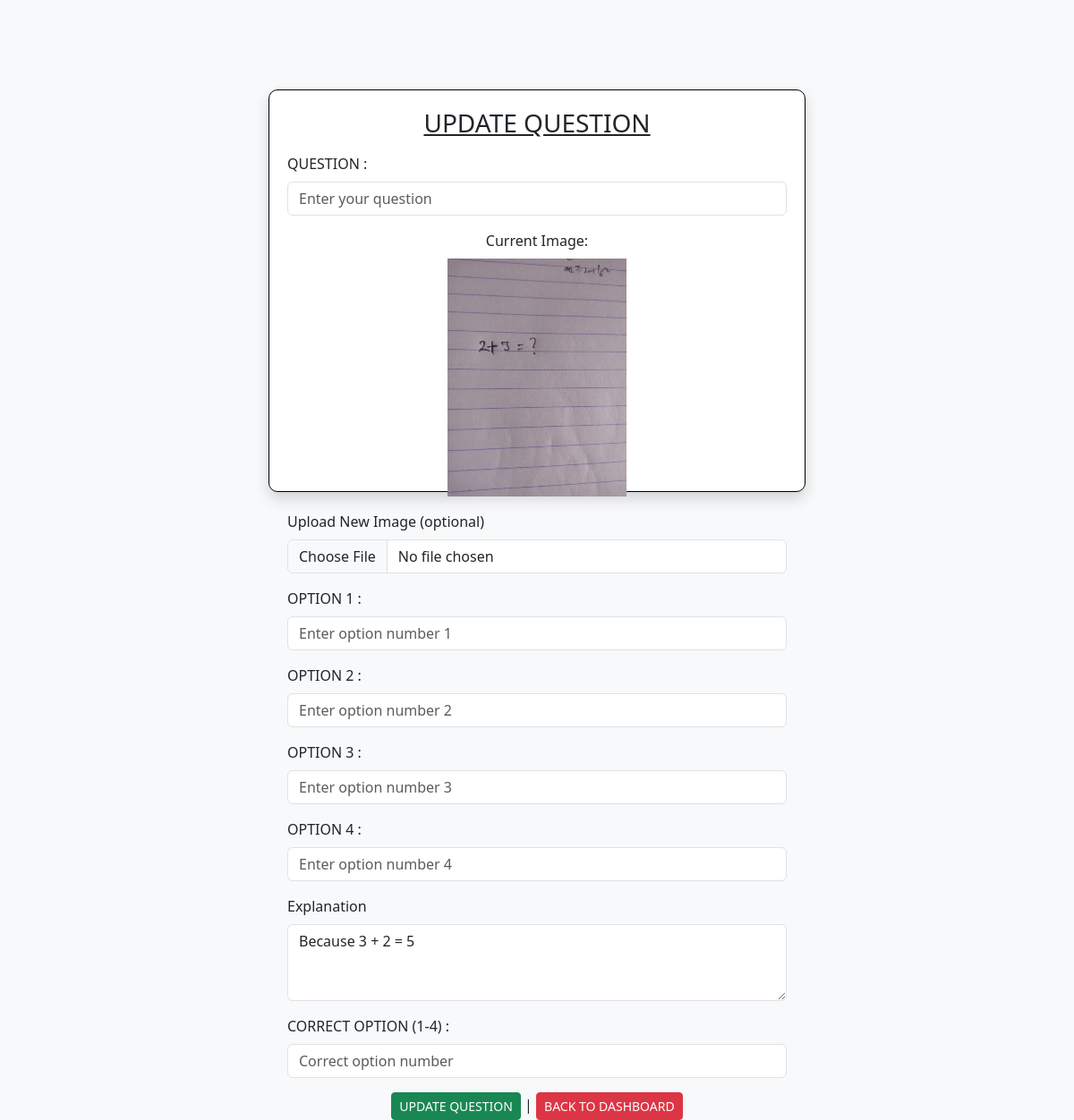
The page /edit/question/1 (signed in) on the database as committed earlier.
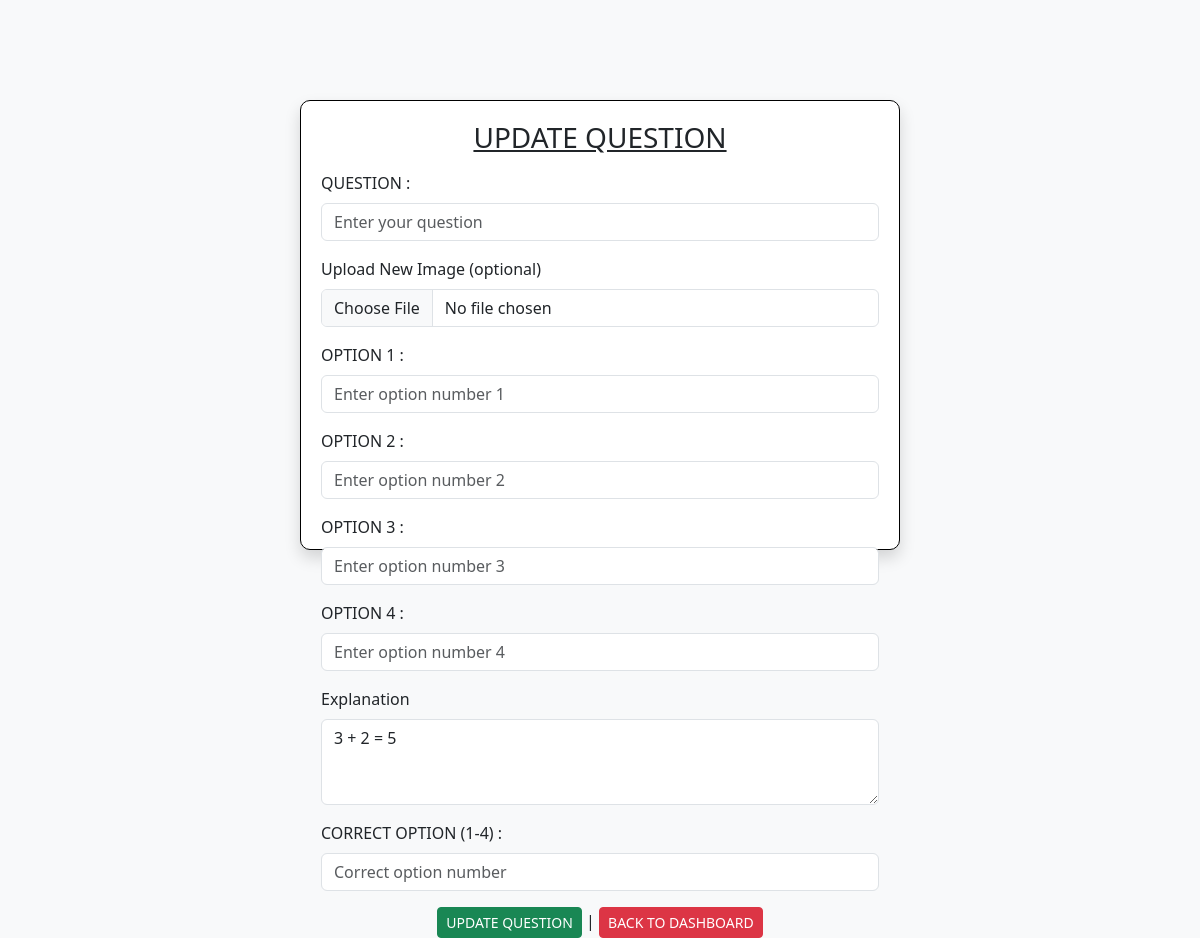
The same page on the database as committed later.
### app.py (models this page shows)
class Question(db.Model):
    id = db.Column(db.Integer, primary_key=True)
    quiz_id = db.Column(db.Integer, db.ForeignKey('quiz.id'), nullable=False)
    chapter_id = db.Column(db.Integer, db.ForeignKey('chapter.id'), nullable=False)
    question_statement = db.Column(db.Text, nullable=True)
    question_image = db.Column(db.String(200), nullable=True)
    option_1 = db.Column(db.String(200), nullable=False)
    option_2 = db.Column(db.String(200), nullable=False)
    option_3 = db.Column(db.String(200), nullable=False)
    option_4 = db.Column(db.String(200), nullable=False)
    correct_option = db.Column(db.Integer, nullable=False)
    explanation = db.Column(db.Text, nullable=True)
    created_at = db.Column(db.DateTime, default=datetime.utcnow)
    quiz = db.relationship('Quiz', backref='questions')
    chapter = db.relationship('Chapter', backref='questions')

### app.py (the view, shortened to what this page needs)
@app.route("/edit/question/<int:question_id>", methods=["GET", "POST"])
@admin_required
def edit_question(question_id):
    question = Question.query.get_or_404(question_id)
    return render_template("edit_question.html", question=question)

### app.py (called while the page is built)
def admin_required(f):
    @wraps(f)
    def decorated_function(*args, **kwargs):
        if 'admin_id' not in session:
            flash('Admin access required.', 'danger')
            return redirect(url_for('admin_login'))
        return f(*args, **kwargs)
    return decorated_function

### templates/edit_question.html (shortened to what this page needs)
<!DOCTYPE html>
<html lang="en">
<head>
    <link href="https://cdn.jsdelivr.net/npm/bootstrap@5.3.0/dist/css/bootstrap.min.css" rel="stylesheet">
    <link href="/static/style.css" rel="stylesheet">
</head>
<body class="d-flex justify-content-center align-items-center vh-100 bg-light">
    <div id="form-body" class="shadow">
        <div class="text-center mb-3">
            <h3><u>UPDATE QUESTION</u></h3>
        </div>
        <form method="POST" enctype="multipart/form-data">
            <div class="mb-3">
                <label for="form-control1" class="form-label">QUESTION :</label>
                <input type="text" id="form-control1" name="quiz_name" class="form-control" placeholder="Enter your question" required>
            </div>
            {% if question.question_image %}
            <div class="mb-3 text-center">
                <label class="form-label">Current Image:</label><br>
                <img src="{{ url_for('static', filename='uploads/' + question.question_image) }}" width="200" class="img-fluid">
            </div>
            {% endif %}
            <div class="mb-3">
                <label class="form-label">Upload New Image (optional)</label>
                <input type="file" class="form-control" name="question_image" accept="image/*">
            </div>
            <div class="mb-3">
                <label class="form-label">OPTION 1 :</label>
                <input type="text" class="form-control" name="option_1" placeholder="Enter option number 1" required>
            </div>
            <div class="mb-3">
                <label class="form-label">OPTION 2 :</label>
                <input type="text" class="form-control" name="option_2" placeholder="Enter option number 2" required>
            </div>
            <div class="mb-3">
                <label class="form-label">OPTION 3 :</label>
                <input type="text" class="form-control" name="option_3" placeholder="Enter option number 3" required>
            </div>
            <div class="mb-3">
                <label class="form-label">OPTION 4 :</label>
                <input type="text" class="form-control" name="option_4" placeholder="Enter option number 4" required>
            </div>
            <div class="mb-3">
                <label class="form-label">Explanation</label>
                <textarea class="form-control" name="explanation" rows="3">{{ question.explanation }}</textarea>
            </div>
            <div class="mb-3">
                <label class="form-label">CORRECT OPTION (1-4) :</label>
                <input type="text" class="form-control" name="correct_option" placeholder="Correct option number" required>
            </div>
            <div class="text-center">
                <button type="submit" class="btn btn-success btn-sm">UPDATE QUESTION</button> |
                <a href="/admin/dashboard" class="btn btn-danger btn-sm">BACK TO DASHBOARD</a>
            </div>
        </form>
    </div>
</body>
</html>

Rows that differ between the two databases and show on the page:
changed Question: explanation "Because 3 + 2 = 5" → "3 + 2 = 5"; question_image: picture removed
Other text that changed with them:
text no longer shown: "Current Image:"
